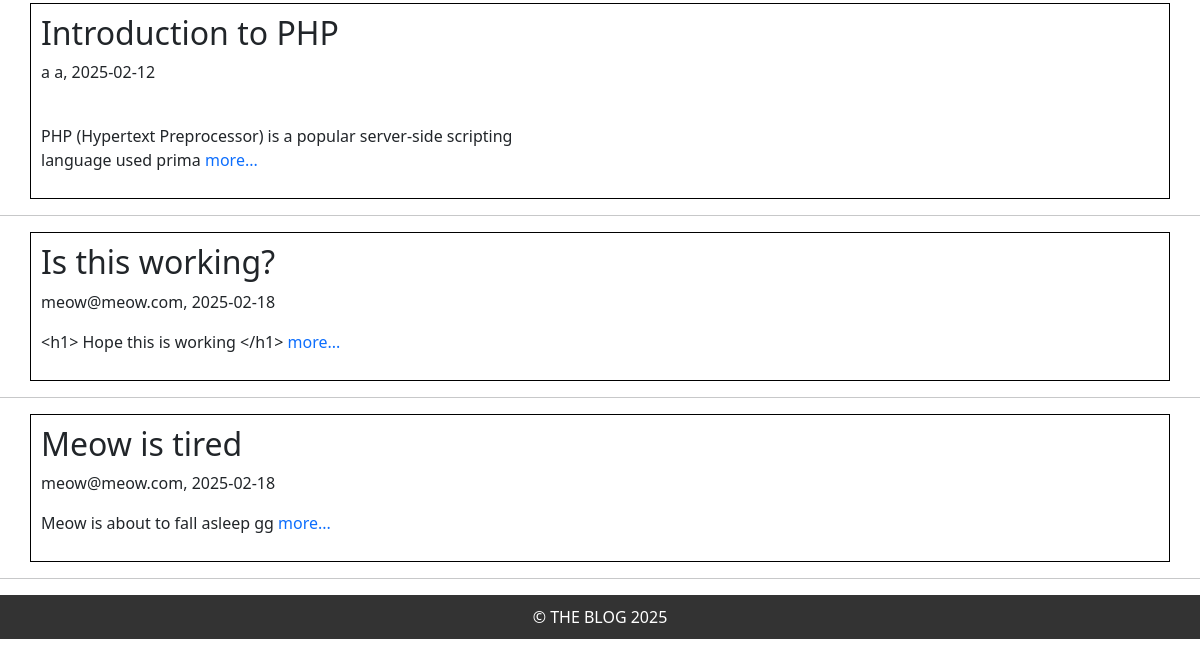
Page /admin/articles.php (signed in, lower part) on the earlier database version.
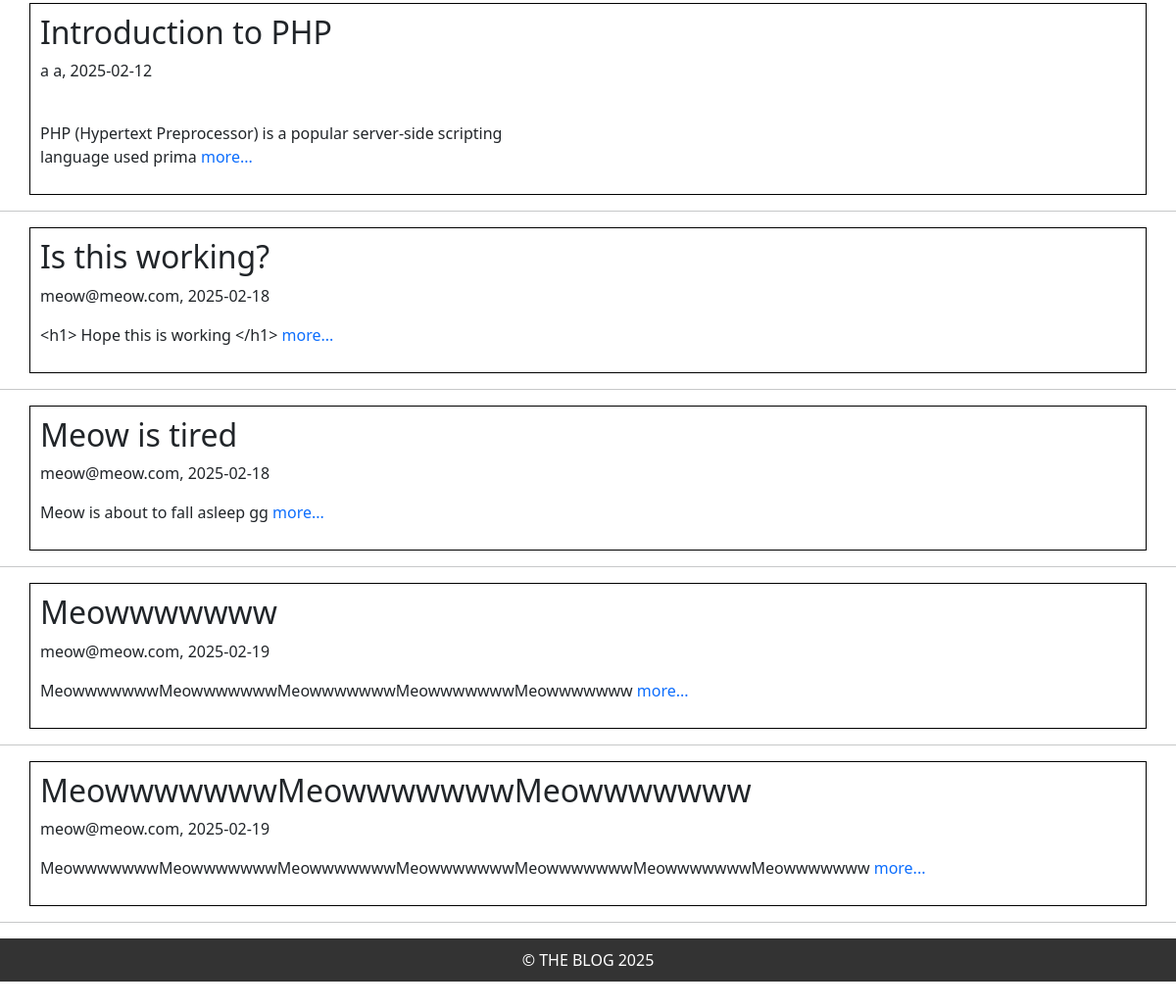
Same page on the later database version.
### tables this page shows
CREATE TABLE Article
    (
        ArticleId Integer PRIMARY KEY,
        Title VARCHAR(255) NOT NULL,
        Body Text NOT NULL,
        CreateDate DATE NOT NULL,
        StartDate DATE NOT NULL,
        EndDate DATE NOT NULL,
        ContributorUsername VARCHAR(50) NOT NULL,
        FOREIGN KEY (ContributorUsername) REFERENCES Users(Username)
    );

### admin/articles.php (the view, shortened to what this page needs)
<?php
    include '../templates/header.php';
?>
<?php
$db = getDatabase();
$query = "SELECT ArticleId, Title, substr(Body, 1, 100) as Excerpt, CreateDate, ContributorUsername FROM Article";
$res = $db->query($query);
if ($res) {
    while ($article = $res->fetchArray(SQLITE3_ASSOC)) {
        echo "<div class='container'>";
        echo "<h2>" . htmlspecialchars($article['Title']) . "</h2>";
        echo "<p>" . htmlspecialchars($article['ContributorUsername']) . ", " . htmlspecialchars($article['CreateDate']) . "</p>";
        echo "<p>" . nl2br(htmlspecialchars($article['Excerpt']));
        echo "<a href='show_article.php?ArticleId={$article['ArticleId']}'> more...</a></p>";
        echo "</div><hr>";
    }
} else {
    echo "<p>No articles found.</p>";
}
?>
<?php
    include '../templates/footer.php';
?>

Differences in the rows shown:
added article: Title "Meowwwwwww", ContributorUsername "meow@meow.com", CreateDate "2025-02-19", Excerpt "MeowwwwwwwMeowwwwwwwMeowwwwwwwMeowwwwwwwMeowwwwwww"
added article: Title "MeowwwwwwwMeowwwwwwwMeowwwwwww", ContributorUsername "meow@meow.com", CreateDate "2025-02-19", Excerpt "MeowwwwwwwMeowwwwwwwMeowwwwwwwMeowwwwwwwMeowwwwwwwMeowwwwwwwMeowwwwwww"
